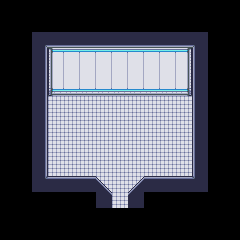

Tiled map render using the project's own tile images. Description and the whole map definition, tile-layer contents included, below:
An orthogonal 15x15 tile map with 16x16 px tiles, 5 tile layers (Back, Buildings, Front, AlwaysFront, ...).

<map version="1.5" tiledversion="2021.03.23" orientation="orthogonal" renderorder="right-down" width="15" height="15" tilewidth="16" tileheight="16" infinite="0" nextlayerid="8" nextobjectid="15">
 <properties>
  <property name="AmbientLight" value="255 255 255" />
  <property name="Warp" value="7 13 Custom_MM_UfoInterior 14 12" />
 </properties>
 <tileset firstgid="1" name="ufo-interior" tilewidth="16" tileheight="16" tilecount="128" columns="8">
  <image source="ufo-interior.png" width="128" height="256" />
 </tileset>
 <layer id="1" name="Back" width="15" height="15">
  <data encoding="csv">
0,0,0,0,0,0,0,0,0,0,0,0,0,0,0,
0,0,0,0,0,0,0,0,0,0,0,0,0,0,0,
0,0,0,0,0,0,0,0,0,0,0,0,0,0,0,
0,0,0,0,0,0,0,0,0,0,0,0,0,0,0,
0,0,0,0,0,0,0,0,0,0,0,0,0,0,0,
0,0,0,0,0,0,0,0,0,0,0,0,0,0,0,
0,0,0,9,9,9,9,9,9,9,9,9,0,0,0,
0,0,0,9,9,9,9,9,9,9,9,9,0,0,0,
0,0,0,9,9,9,9,9,9,9,9,9,0,0,0,
0,0,0,9,9,9,9,9,9,9,9,9,0,0,0,
0,0,0,9,9,9,9,9,9,9,9,9,0,0,0,
0,0,0,0,0,0,9,9,9,0,0,0,0,0,0,
0,0,0,0,0,0,0,9,0,0,0,0,0,0,0,
0,0,0,0,0,0,0,0,0,0,0,0,0,0,0,
0,0,0,0,0,0,0,0,0,0,0,0,0,0,0
</data>
 </layer>
 <objectgroup id="7" name="Back" />
 <layer id="2" name="Buildings" width="15" height="15">
  <data encoding="csv">
0,0,0,0,0,0,0,0,0,0,0,0,0,0,0,
0,0,0,0,0,0,0,0,0,0,0,0,0,0,0,
0,0,68,82,82,82,82,82,82,82,82,82,69,0,0,
0,0,75,89,90,90,90,90,90,90,90,91,73,0,0,
0,0,75,97,98,98,98,98,98,98,98,99,73,0,0,
0,0,75,105,106,106,106,106,106,106,106,107,73,0,0,
0,0,75,0,0,0,0,0,0,0,0,0,73,0,0,
0,0,75,0,0,0,0,0,0,0,0,0,73,0,0,
0,0,75,0,0,0,0,0,0,0,0,0,73,0,0,
0,0,75,0,0,0,0,0,0,0,0,0,73,0,0,
0,0,75,0,0,0,0,0,0,0,0,0,73,0,0,
0,0,76,66,66,66,113,0,114,66,66,66,77,0,0,
0,0,0,0,0,0,121,0,122,0,0,0,0,0,0,
0,0,0,0,0,0,0,0,0,0,0,0,0,0,0,
0,0,0,0,0,0,0,0,0,0,0,0,0,0,0
</data>
 </layer>
 <objectgroup id="6" name="Buildings" />
 <layer id="3" name="Front" width="15" height="15">
  <data encoding="csv">
0,0,0,0,0,0,0,0,0,0,0,0,0,0,0,
0,0,0,0,0,0,0,0,0,0,0,0,0,0,0,
0,0,0,0,0,0,0,0,0,0,0,0,0,0,0,
0,0,0,0,0,0,0,0,0,0,0,0,0,0,0,
0,0,0,0,0,0,0,0,0,0,0,0,0,0,0,
0,0,0,0,0,0,0,0,0,0,0,0,0,0,0,
0,0,0,0,0,0,0,0,0,0,0,0,0,0,0,
0,0,0,0,0,0,0,0,0,0,0,0,0,0,0,
0,0,0,0,0,0,0,0,0,0,0,0,0,0,0,
0,0,0,0,0,0,0,0,0,0,0,0,0,0,0,
0,0,0,0,0,0,0,0,0,0,0,0,0,0,0,
0,0,0,0,0,0,0,0,0,0,0,0,0,0,0,
0,0,0,0,0,0,0,0,0,0,0,0,0,0,0,
0,0,0,0,0,0,0,0,0,0,0,0,0,0,0,
0,0,0,0,0,0,0,0,0,0,0,0,0,0,0
</data>
 </layer>
 <layer id="4" name="AlwaysFront" width="15" height="15">
  <data encoding="csv">
0,0,0,0,0,0,0,0,0,0,0,0,0,0,0,
0,0,0,0,0,0,0,0,0,0,0,0,0,0,0,
0,0,0,0,0,0,0,0,0,0,0,0,0,0,0,
0,0,0,0,0,0,0,0,0,0,0,0,0,0,0,
0,0,0,0,0,0,0,0,0,0,0,0,0,0,0,
0,0,0,0,0,0,0,0,0,0,0,0,0,0,0,
0,0,0,0,0,0,0,0,0,0,0,0,0,0,0,
0,0,0,0,0,0,0,0,0,0,0,0,0,0,0,
0,0,0,0,0,0,0,0,0,0,0,0,0,0,0,
0,0,0,0,0,0,0,0,0,0,0,0,0,0,0,
0,0,0,0,0,0,0,0,0,0,0,0,0,0,0,
0,0,0,0,0,0,0,0,0,0,0,0,0,0,0,
0,0,0,0,0,0,0,0,0,0,0,0,0,0,0,
0,0,0,0,0,0,0,0,0,0,0,0,0,0,0,
0,0,0,0,0,0,0,0,0,0,0,0,0,0,0
</data>
 </layer>
 <layer id="5" name="Path" width="15" height="15">
  <data encoding="csv">
0,0,0,0,0,0,0,0,0,0,0,0,0,0,0,
0,0,0,0,0,0,0,0,0,0,0,0,0,0,0,
0,0,0,0,0,0,0,0,0,0,0,0,0,0,0,
0,0,0,0,0,0,0,0,0,0,0,0,0,0,0,
0,0,0,0,0,0,0,0,0,0,0,0,0,0,0,
0,0,0,0,0,0,0,0,0,0,0,0,0,0,0,
0,0,0,0,0,0,0,0,0,0,0,0,0,0,0,
0,0,0,0,0,0,0,0,0,0,0,0,0,0,0,
0,0,0,0,0,0,0,0,0,0,0,0,0,0,0,
0,0,0,0,0,0,0,0,0,0,0,0,0,0,0,
0,0,0,0,0,0,0,0,0,0,0,0,0,0,0,
0,0,0,0,0,0,0,0,0,0,0,0,0,0,0,
0,0,0,0,0,0,0,0,0,0,0,0,0,0,0,
0,0,0,0,0,0,0,0,0,0,0,0,0,0,0,
0,0,0,0,0,0,0,0,0,0,0,0,0,0,0
</data>
 </layer>
</map>
